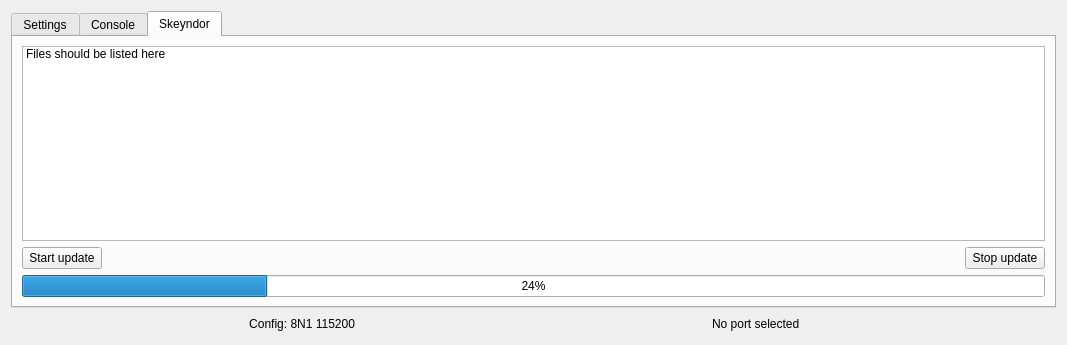
<?xml version="1.0" encoding="UTF-8"?>
<ui version="4.0">
 <class>Dialog</class>
 <widget class="QDialog" name="Dialog">
  <property name="windowModality">
   <enum>Qt::WindowModal</enum>
  </property>
  <property name="geometry">
   <rect>
    <x>0</x>
    <y>0</y>
    <width>1067</width>
    <height>345</height>
   </rect>
  </property>
  <property name="sizePolicy">
   <sizepolicy hsizetype="Expanding" vsizetype="Expanding">
    <horstretch>0</horstretch>
    <verstretch>0</verstretch>
   </sizepolicy>
  </property>
  <property name="minimumSize">
   <size>
    <width>0</width>
    <height>0</height>
   </size>
  </property>
  <property name="windowTitle">
   <string>Skeyndor</string>
  </property>
  <layout class="QGridLayout" name="gridLayout_4">
   <item row="4" column="0">
    <widget class="QLabel" name="currentConfigLabel">
     <property name="text">
      <string>Config: 8N1 115200</string>
     </property>
     <property name="alignment">
      <set>Qt::AlignRight|Qt::AlignTrailing|Qt::AlignVCenter</set>
     </property>
    </widget>
   </item>
   <item row="2" column="1">
    <widget class="QLabel" name="infoLabel">
     <property name="text">
      <string/>
     </property>
    </widget>
   </item>
   <item row="4" column="1">
    <spacer name="horizontalSpacer_5">
     <property name="orientation">
      <enum>Qt::Horizontal</enum>
     </property>
     <property name="sizeHint" stdset="0">
      <size>
       <width>40</width>
       <height>20</height>
      </size>
     </property>
    </spacer>
   </item>
   <item row="4" column="2">
    <widget class="QLabel" name="currentPortLabel">
     <property name="text">
      <string>No port selected</string>
     </property>
    </widget>
   </item>
   <item row="0" column="0" rowspan="3" colspan="3">
    <widget class="QTabWidget" name="tabWidget">
     <property name="sizePolicy">
      <sizepolicy hsizetype="Expanding" vsizetype="Expanding">
       <horstretch>1</horstretch>
       <verstretch>1</verstretch>
      </sizepolicy>
     </property>
     <property name="currentIndex">
      <number>2</number>
     </property>
     <widget class="QWidget" name="settings_tab">
      <attribute name="title">
       <string>Settings</string>
      </attribute>
      <layout class="QGridLayout" name="gridLayout_2">
       <item row="2" column="2">
        <widget class="QLabel" name="label_3">
         <property name="layoutDirection">
          <enum>Qt::LeftToRight</enum>
         </property>
         <property name="text">
          <string>Port</string>
         </property>
         <property name="alignment">
          <set>Qt::AlignRight|Qt::AlignTrailing|Qt::AlignVCenter</set>
         </property>
        </widget>
       </item>
       <item row="2" column="0">
        <spacer name="horizontalSpacer_13">
         <property name="orientation">
          <enum>Qt::Horizontal</enum>
         </property>
         <property name="sizeHint" stdset="0">
          <size>
           <width>40</width>
           <height>20</height>
          </size>
         </property>
        </spacer>
       </item>
       <item row="2" column="3">
        <widget class="QComboBox" name="portsList">
         <property name="sizePolicy">
          <sizepolicy hsizetype="Fixed" vsizetype="Fixed">
           <horstretch>0</horstretch>
           <verstretch>0</verstretch>
          </sizepolicy>
         </property>
         <property name="minimumSize">
          <size>
           <width>70</width>
           <height>0</height>
          </size>
         </property>
         <property name="currentText">
          <string/>
         </property>
         <property name="minimumContentsLength">
          <number>1</number>
         </property>
         <item>
          <property name="text">
           <string/>
          </property>
         </item>
        </widget>
       </item>
       <item row="3" column="1" colspan="2">
        <widget class="QLabel" name="label_6">
         <property name="layoutDirection">
          <enum>Qt::LeftToRight</enum>
         </property>
         <property name="text">
          <string>Data width</string>
         </property>
         <property name="alignment">
          <set>Qt::AlignRight|Qt::AlignTrailing|Qt::AlignVCenter</set>
         </property>
        </widget>
       </item>
       <item row="2" column="4">
        <widget class="QPushButton" name="refreshPortsButton">
         <property name="text">
          <string>Refresh ports</string>
         </property>
        </widget>
       </item>
       <item row="3" column="0">
        <spacer name="horizontalSpacer_12">
         <property name="orientation">
          <enum>Qt::Horizontal</enum>
         </property>
         <property name="sizeHint" stdset="0">
          <size>
           <width>40</width>
           <height>20</height>
          </size>
         </property>
        </spacer>
       </item>
       <item row="3" column="3">
        <widget class="QComboBox" name="dataWidthList">
         <property name="sizePolicy">
          <sizepolicy hsizetype="Fixed" vsizetype="Fixed">
           <horstretch>0</horstretch>
           <verstretch>0</verstretch>
          </sizepolicy>
         </property>
         <property name="minimumSize">
          <size>
           <width>70</width>
           <height>0</height>
          </size>
         </property>
         <item>
          <property name="text">
           <string>8 bits</string>
          </property>
         </item>
         <item>
          <property name="text">
           <string>7 bits</string>
          </property>
         </item>
         <item>
          <property name="text">
           <string>6 bits</string>
          </property>
         </item>
         <item>
          <property name="text">
           <string>5 bits</string>
          </property>
         </item>
        </widget>
       </item>
       <item row="3" column="4">
        <spacer name="horizontalSpacer_4">
         <property name="orientation">
          <enum>Qt::Horizontal</enum>
         </property>
         <property name="sizeHint" stdset="0">
          <size>
           <width>40</width>
           <height>20</height>
          </size>
         </property>
        </spacer>
       </item>
       <item row="4" column="0">
        <spacer name="horizontalSpacer_11">
         <property name="orientation">
          <enum>Qt::Horizontal</enum>
         </property>
         <property name="sizeHint" stdset="0">
          <size>
           <width>40</width>
           <height>20</height>
          </size>
         </property>
        </spacer>
       </item>
       <item row="4" column="2">
        <widget class="QLabel" name="label">
         <property name="layoutDirection">
          <enum>Qt::LeftToRight</enum>
         </property>
         <property name="text">
          <string>Parity</string>
         </property>
         <property name="alignment">
          <set>Qt::AlignRight|Qt::AlignTrailing|Qt::AlignVCenter</set>
         </property>
        </widget>
       </item>
       <item row="4" column="3">
        <widget class="QComboBox" name="parityList">
         <property name="sizePolicy">
          <sizepolicy hsizetype="Fixed" vsizetype="Fixed">
           <horstretch>0</horstretch>
           <verstretch>0</verstretch>
          </sizepolicy>
         </property>
         <property name="minimumSize">
          <size>
           <width>70</width>
           <height>0</height>
          </size>
         </property>
         <item>
          <property name="text">
           <string>None</string>
          </property>
         </item>
         <item>
          <property name="text">
           <string>Even</string>
          </property>
         </item>
         <item>
          <property name="text">
           <string>Odd</string>
          </property>
         </item>
         <item>
          <property name="text">
           <string>Mark</string>
          </property>
         </item>
         <item>
          <property name="text">
           <string>Space</string>
          </property>
         </item>
        </widget>
       </item>
       <item row="4" column="4">
        <spacer name="horizontalSpacer_3">
         <property name="orientation">
          <enum>Qt::Horizontal</enum>
         </property>
         <property name="sizeHint" stdset="0">
          <size>
           <width>40</width>
           <height>20</height>
          </size>
         </property>
        </spacer>
       </item>
       <item row="5" column="0">
        <spacer name="horizontalSpacer_9">
         <property name="orientation">
          <enum>Qt::Horizontal</enum>
         </property>
         <property name="sizeHint" stdset="0">
          <size>
           <width>40</width>
           <height>20</height>
          </size>
         </property>
        </spacer>
       </item>
       <item row="5" column="2">
        <widget class="QLabel" name="label_2">
         <property name="layoutDirection">
          <enum>Qt::LeftToRight</enum>
         </property>
         <property name="text">
          <string>Stop bits</string>
         </property>
         <property name="alignment">
          <set>Qt::AlignRight|Qt::AlignTrailing|Qt::AlignVCenter</set>
         </property>
        </widget>
       </item>
       <item row="5" column="3">
        <widget class="QComboBox" name="stopBitsList">
         <property name="sizePolicy">
          <sizepolicy hsizetype="Fixed" vsizetype="Fixed">
           <horstretch>0</horstretch>
           <verstretch>0</verstretch>
          </sizepolicy>
         </property>
         <property name="minimumSize">
          <size>
           <width>70</width>
           <height>0</height>
          </size>
         </property>
         <item>
          <property name="text">
           <string>1 bit</string>
          </property>
         </item>
         <item>
          <property name="text">
           <string>1.5 bits</string>
          </property>
         </item>
         <item>
          <property name="text">
           <string>2 bits</string>
          </property>
         </item>
        </widget>
       </item>
       <item row="5" column="4">
        <spacer name="horizontalSpacer_2">
         <property name="orientation">
          <enum>Qt::Horizontal</enum>
         </property>
         <property name="sizeHint" stdset="0">
          <size>
           <width>40</width>
           <height>20</height>
          </size>
         </property>
        </spacer>
       </item>
       <item row="6" column="0">
        <spacer name="horizontalSpacer_10">
         <property name="orientation">
          <enum>Qt::Horizontal</enum>
         </property>
         <property name="sizeHint" stdset="0">
          <size>
           <width>40</width>
           <height>20</height>
          </size>
         </property>
        </spacer>
       </item>
       <item row="6" column="2">
        <widget class="QLabel" name="label_4">
         <property name="layoutDirection">
          <enum>Qt::LeftToRight</enum>
         </property>
         <property name="text">
          <string>Baudrate</string>
         </property>
         <property name="alignment">
          <set>Qt::AlignRight|Qt::AlignTrailing|Qt::AlignVCenter</set>
         </property>
        </widget>
       </item>
       <item row="6" column="3">
        <widget class="QComboBox" name="baudrateList">
         <property name="sizePolicy">
          <sizepolicy hsizetype="Fixed" vsizetype="Fixed">
           <horstretch>0</horstretch>
           <verstretch>0</verstretch>
          </sizepolicy>
         </property>
         <property name="minimumSize">
          <size>
           <width>70</width>
           <height>0</height>
          </size>
         </property>
         <property name="currentIndex">
          <number>10</number>
         </property>
         <item>
          <property name="text">
           <string>300</string>
          </property>
         </item>
         <item>
          <property name="text">
           <string>600</string>
          </property>
         </item>
         <item>
          <property name="text">
           <string>900</string>
          </property>
         </item>
         <item>
          <property name="text">
           <string>1800</string>
          </property>
         </item>
         <item>
          <property name="text">
           <string>2400</string>
          </property>
         </item>
         <item>
          <property name="text">
           <string>4800</string>
          </property>
         </item>
         <item>
          <property name="text">
           <string>9600</string>
          </property>
         </item>
         <item>
          <property name="text">
           <string>19200</string>
          </property>
         </item>
         <item>
          <property name="text">
           <string>38400</string>
          </property>
         </item>
         <item>
          <property name="text">
           <string>57600</string>
          </property>
         </item>
         <item>
          <property name="text">
           <string>115200</string>
          </property>
         </item>
         <item>
          <property name="text">
           <string>125000</string>
          </property>
         </item>
         <item>
          <property name="text">
           <string>230400</string>
          </property>
         </item>
         <item>
          <property name="text">
           <string>460800</string>
          </property>
         </item>
         <item>
          <property name="text">
           <string>921600</string>
          </property>
         </item>
        </widget>
       </item>
       <item row="6" column="4">
        <spacer name="horizontalSpacer_6">
         <property name="orientation">
          <enum>Qt::Horizontal</enum>
         </property>
         <property name="sizeHint" stdset="0">
          <size>
           <width>40</width>
           <height>20</height>
          </size>
         </property>
        </spacer>
       </item>
       <item row="9" column="0">
        <spacer name="horizontalSpacer_8">
         <property name="orientation">
          <enum>Qt::Horizontal</enum>
         </property>
         <property name="sizeHint" stdset="0">
          <size>
           <width>40</width>
           <height>20</height>
          </size>
         </property>
        </spacer>
       </item>
       <item row="9" column="2">
        <widget class="QLabel" name="label_5">
         <property name="layoutDirection">
          <enum>Qt::LeftToRight</enum>
         </property>
         <property name="text">
          <string>Flow control</string>
         </property>
         <property name="alignment">
          <set>Qt::AlignRight|Qt::AlignTrailing|Qt::AlignVCenter</set>
         </property>
        </widget>
       </item>
       <item row="9" column="3">
        <widget class="QComboBox" name="flowControlList">
         <property name="sizePolicy">
          <sizepolicy hsizetype="Fixed" vsizetype="Fixed">
           <horstretch>0</horstretch>
           <verstretch>0</verstretch>
          </sizepolicy>
         </property>
         <property name="minimumSize">
          <size>
           <width>70</width>
           <height>0</height>
          </size>
         </property>
         <item>
          <property name="text">
           <string>None</string>
          </property>
         </item>
         <item>
          <property name="text">
           <string>Xon/Xoff</string>
          </property>
         </item>
         <item>
          <property name="text">
           <string>RTS/CTS</string>
          </property>
         </item>
         <item>
          <property name="text">
           <string>DSR/DTR</string>
          </property>
         </item>
        </widget>
       </item>
       <item row="9" column="4">
        <spacer name="horizontalSpacer_7">
         <property name="orientation">
          <enum>Qt::Horizontal</enum>
         </property>
         <property name="sizeHint" stdset="0">
          <size>
           <width>40</width>
           <height>20</height>
          </size>
         </property>
        </spacer>
       </item>
       <item row="10" column="0" colspan="5">
        <widget class="QPushButton" name="openCloseButton">
         <property name="text">
          <string>Open</string>
         </property>
        </widget>
       </item>
      </layout>
     </widget>
     <widget class="QWidget" name="console_tab">
      <attribute name="title">
       <string>Console</string>
      </attribute>
      <layout class="QGridLayout" name="gridLayout_3">
       <item row="1" column="4">
        <widget class="QPushButton" name="sendButton">
         <property name="text">
          <string>Send</string>
         </property>
        </widget>
       </item>
       <item row="2" column="0">
        <widget class="QCheckBox" name="timestampCheckBox">
         <property name="text">
          <string>Timestamp</string>
         </property>
         <property name="checked">
          <bool>false</bool>
         </property>
        </widget>
       </item>
       <item row="2" column="1">
        <widget class="QCheckBox" name="crCheckBox">
         <property name="text">
          <string>CR</string>
         </property>
         <property name="checked">
          <bool>true</bool>
         </property>
        </widget>
       </item>
       <item row="2" column="2">
        <widget class="QCheckBox" name="lfCheckBox">
         <property name="text">
          <string>LF</string>
         </property>
         <property name="checked">
          <bool>true</bool>
         </property>
        </widget>
       </item>
       <item row="2" column="4">
        <widget class="QPushButton" name="clearButton">
         <property name="text">
          <string>Clear</string>
         </property>
        </widget>
       </item>
       <item row="0" column="0" colspan="5">
        <widget class="QTextEdit" name="consoleTextEdit">
         <property name="palette">
          <palette>
           <active>
            <colorrole role="Text">
             <brush brushstyle="SolidPattern">
              <color alpha="255">
               <red>0</red>
               <green>255</green>
               <blue>0</blue>
              </color>
             </brush>
            </colorrole>
            <colorrole role="Base">
             <brush brushstyle="SolidPattern">
              <color alpha="255">
               <red>0</red>
               <green>0</green>
               <blue>0</blue>
              </color>
             </brush>
            </colorrole>
           </active>
           <inactive>
            <colorrole role="Text">
             <brush brushstyle="SolidPattern">
              <color alpha="255">
               <red>0</red>
               <green>255</green>
               <blue>0</blue>
              </color>
             </brush>
            </colorrole>
            <colorrole role="Base">
             <brush brushstyle="SolidPattern">
              <color alpha="255">
               <red>0</red>
               <green>0</green>
               <blue>0</blue>
              </color>
             </brush>
            </colorrole>
           </inactive>
           <disabled>
            <colorrole role="Text">
             <brush brushstyle="SolidPattern">
              <color alpha="255">
               <red>120</red>
               <green>120</green>
               <blue>120</blue>
              </color>
             </brush>
            </colorrole>
            <colorrole role="Base">
             <brush brushstyle="SolidPattern">
              <color alpha="255">
               <red>240</red>
               <green>240</green>
               <blue>240</blue>
              </color>
             </brush>
            </colorrole>
           </disabled>
          </palette>
         </property>
         <property name="font">
          <font>
           <pointsize>10</pointsize>
          </font>
         </property>
         <property name="cursor" stdset="0">
          <cursorShape>IBeamCursor</cursorShape>
         </property>
         <property name="frameShape">
          <enum>QFrame::WinPanel</enum>
         </property>
         <property name="readOnly">
          <bool>true</bool>
         </property>
         <property name="html">
          <string>&lt;!DOCTYPE HTML PUBLIC &quot;-//W3C//DTD HTML 4.0//EN&quot; &quot;http://www.w3.org/TR/REC-html40/strict.dtd&quot;&gt;
&lt;html&gt;&lt;head&gt;&lt;meta name=&quot;qrichtext&quot; content=&quot;1&quot; /&gt;&lt;style type=&quot;text/css&quot;&gt;
p, li { white-space: pre-wrap; }
&lt;/style&gt;&lt;/head&gt;&lt;body style=&quot; font-family:'MS Shell Dlg 2'; font-size:10pt; font-weight:400; font-style:normal;&quot;&gt;
&lt;p style=&quot; margin-top:0px; margin-bottom:0px; margin-left:0px; margin-right:0px; -qt-block-indent:0; text-indent:0px;&quot;&gt;&lt;span style=&quot; color:#00ff00;&quot;&gt;The serial communications will appear here when they start existing.&lt;/span&gt;&lt;/p&gt;
&lt;p style=&quot; margin-top:0px; margin-bottom:0px; margin-left:0px; margin-right:0px; -qt-block-indent:0; text-indent:0px;&quot;&gt;&lt;span style=&quot; color:#00ff00;&quot;&gt;Lines you send will be marked in &lt;/span&gt;&lt;span style=&quot; color:#ff0000;&quot;&gt;red&lt;/span&gt;&lt;span style=&quot; color:#00ff00;&quot;&gt;.&lt;/span&gt;&lt;/p&gt;
&lt;p style=&quot; margin-top:0px; margin-bottom:0px; margin-left:0px; margin-right:0px; -qt-block-indent:0; text-indent:0px;&quot;&gt;&lt;span style=&quot; color:#00ff00;&quot;&gt;Lines you receive will be marked in green.&lt;/span&gt;&lt;/p&gt;
&lt;p style=&quot;-qt-paragraph-type:empty; margin-top:0px; margin-bottom:0px; margin-left:0px; margin-right:0px; -qt-block-indent:0; text-indent:0px; color:#00ff00;&quot;&gt;&lt;br /&gt;&lt;/p&gt;&lt;/body&gt;&lt;/html&gt;</string>
         </property>
        </widget>
       </item>
       <item row="2" column="3">
        <widget class="QCheckBox" name="crc16CheckBox">
         <property name="text">
          <string>CRC16</string>
         </property>
         <property name="checked">
          <bool>true</bool>
         </property>
        </widget>
       </item>
       <item row="1" column="0" colspan="4">
        <widget class="QLineEdit" name="textToSend">
         <property name="minimumSize">
          <size>
           <width>0</width>
           <height>0</height>
          </size>
         </property>
        </widget>
       </item>
      </layout>
     </widget>
     <widget class="QWidget" name="tab">
      <attribute name="title">
       <string>Skeyndor</string>
      </attribute>
      <layout class="QGridLayout" name="gridLayout">
       <item row="0" column="0" colspan="3">
        <widget class="QListWidget" name="listWidget">
         <item>
          <property name="text">
           <string>Files should be listed here</string>
          </property>
         </item>
        </widget>
       </item>
       <item row="1" column="0">
        <widget class="QPushButton" name="pushButton">
         <property name="text">
          <string>Start update</string>
         </property>
        </widget>
       </item>
       <item row="1" column="1">
        <spacer name="horizontalSpacer">
         <property name="orientation">
          <enum>Qt::Horizontal</enum>
         </property>
         <property name="sizeHint" stdset="0">
          <size>
           <width>758</width>
           <height>20</height>
          </size>
         </property>
        </spacer>
       </item>
       <item row="1" column="2">
        <widget class="QPushButton" name="pushButton_2">
         <property name="text">
          <string>Stop update</string>
         </property>
        </widget>
       </item>
       <item row="2" column="0" colspan="3">
        <widget class="QProgressBar" name="progressBar">
         <property name="value">
          <number>24</number>
         </property>
        </widget>
       </item>
      </layout>
     </widget>
    </widget>
   </item>
  </layout>
 </widget>
 <resources/>
 <connections/>
</ui>
